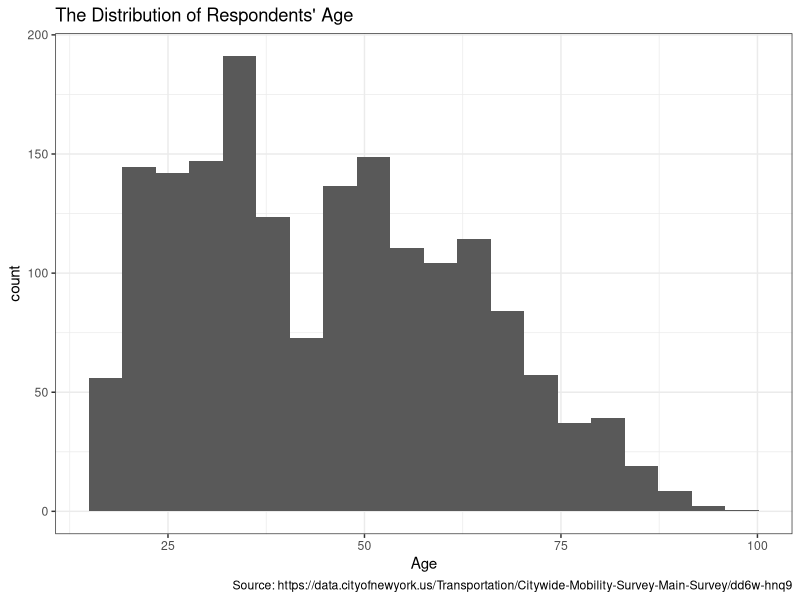
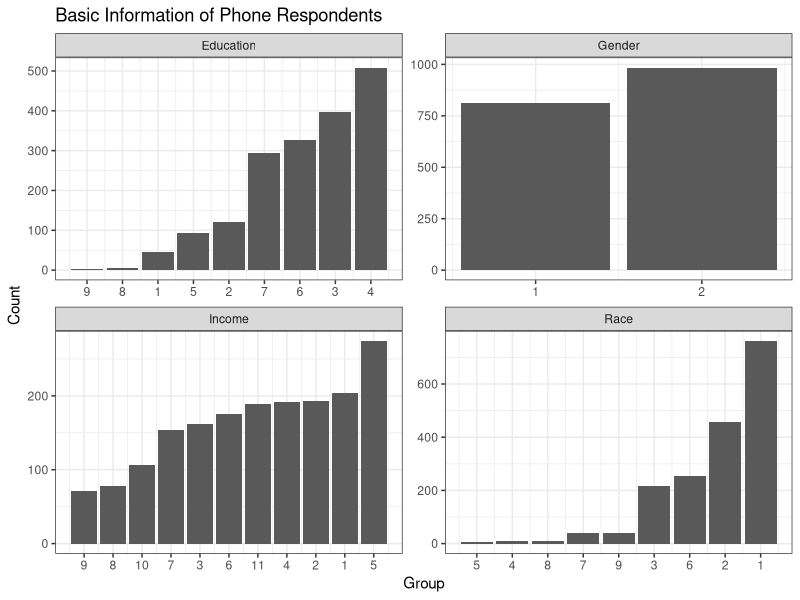
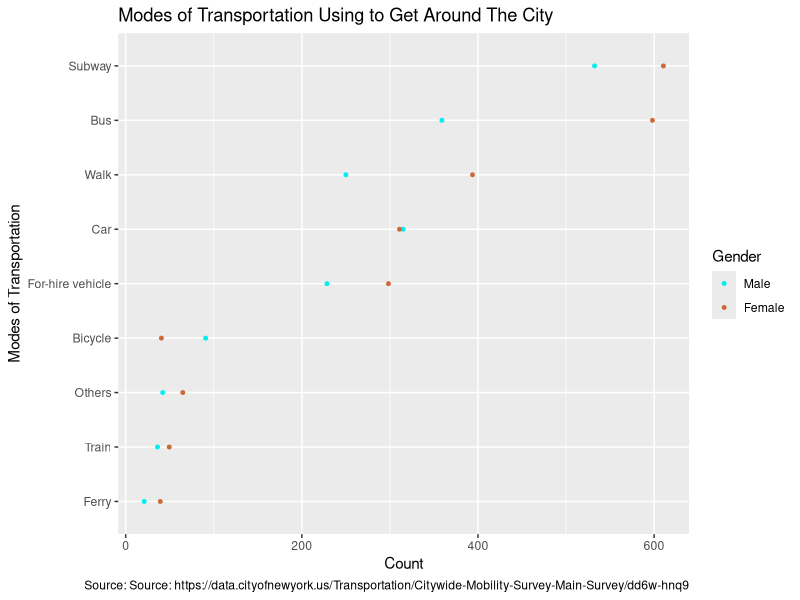

Recreate these plots in R, in order.
## ---- chunk 1
library(tidyverse)

# Import the raw dataset.
raw_data <- read.csv("data/raw_survey_data.csv") %>%
  # Filter out the observations obtained via online survey.
  filter(Job == 1 & qgender %in% c(1, 2))  
raw_data1 <- raw_data[,-c(1:5)]  # Remove the columns we do not need.
cols <- c(3, 5, 9, 10)
raw_data1[c(3, 5, 9, 10)] <- lapply(raw_data1[cols], factor)

# Select columns containing basic information of respondents.
subset1 <- subset(raw_data1, select = c(3, 5, 9, 10, 445))
colnames(subset1) <- c("Gender", "Race", "Education", "Income", "weight")

# Plot the distribution of respondents' age.
raw_data1 %>%
  filter(qage != 999) %>%
  ggplot(aes(qage, weight = allwt)) + 
  geom_histogram(bins = 20) +
  labs(x = "Age", title = "The Distribution of Respondents' Age", 
       caption = "Source: https://data.cityofnewyork.us/Transportation/Citywide-Mobility-Survey-Main-Survey/dd6w-hnq9") +
  theme_bw()

# Tidy data and reorder the factors.
subset1 <- subset1 %>%
  gather(key = "Info", value = "group", -weight)

subset1 <- subset1 %>%
  group_by(Info, group) %>%
  summarise(weighted = sum(weight)) %>%
  ungroup() %>%
  arrange(Info, weighted) %>%
  mutate(order = row_number())

# Visualize other basic information.
ggplot(subset1, aes(order, weighted)) +
  geom_bar(stat = "identity", show.legend = FALSE) +
  facet_wrap(. ~ Info, scales = "free") +
  scale_x_continuous(breaks = subset1$order,
                     labels = subset1$group) +
  ggtitle("Basic Information of Phone Respondents") +
  xlab("Group") +
  ylab("Count") +
  theme_bw(11)
## ---- chunk 2
# Age & Travel habits
df1 <- subset(raw_data1, select = c(1, 3, 4, 18:43, 445))
colnames(df1) <- c("id", "Gender", "Age", "Walk", "Subway", "Local bus", 
                   "Select bus service", "Express bus", "Path train", 
                   "Staten island ferry", "Other ferry", "Commuter rail", 
                   "Paratransit/ Access-a-ride", "Personal car", "Carshare", 
                   "Carpool", "Motorcycle", "Yellow taxi", "Green taxi", 
                   "Ride-hail service", "Shared-ride service", "Car service", 
                   "Community van/ dollar van", "Personal bicycle", "Citi Bike", 
                   "Electric bicycle", "Other", "Don’t know", "Refused", "weight")

df1 <- df1 %>%
  mutate(Walk = Walk * weight,
         Subway = Subway * weight,
         `Local bus` = `Local bus` * weight,
         `Select bus service` = `Select bus service` * weight,
         `Express bus` = `Express bus` * weight,
         `Path train` = `Path train` * weight,
         `Staten island ferry` = `Staten island ferry` * weight,
         `Other ferry` = `Other ferry` * weight,
         `Commuter rail` = `Commuter rail` * weight,
         `Paratransit/ Access-a-ride` = `Paratransit/ Access-a-ride` * weight,
         `Personal car` = `Personal car` * weight,
         Carshare = Carshare * weight,
         Carpool = Carpool * weight,
         Motorcycle = Motorcycle * weight,
         `Yellow taxi` = `Yellow taxi` * weight,
         `Green taxi` = `Green taxi` * weight,
         `Ride-hail service` = `Ride-hail service` * weight,
         `Shared-ride service` = `Shared-ride service` * weight,
         `Car service` = `Car service` * weight,
         `Community van/ dollar van` = `Community van/ dollar van` * weight,
         `Personal bicycle` = `Personal bicycle` * weight,
         `Citi Bike` = `Citi Bike` * weight,
         `Electric bicycle` = `Electric bicycle` * weight,
         Other = Other * weight,
         `Don’t know` = `Don’t know` * weight,
         Refused = Refused * weight)

df1 <- df1[-c(30)] %>%
  gather(key = "Transportation", value = "Value", -c(id, Gender, Age))

df1$Transportation[df1$Transportation == "Local bus"] <- "Bus"
df1$Transportation[df1$Transportation %in% 
                     c("Local bus", "Select bus service", 
                       "Express bus")] <- "Bus"
df1$Transportation[df1$Transportation %in% 
                     c("Path train", "Commuter rail")] <- "Train"
df1$Transportation[df1$Transportation %in% 
                     c("Staten island ferry", 
                       "Other ferry")] <- "Ferry"
df1$Transportation[df1$Transportation %in%
                     c("Paratransit/ Access-a-ride", "Yellow taxi", 
                       "Green taxi", "Ride-hail service", 
                       "Shared-ride service", 
                       "Car service", 
                      "Community van/ dollar van")] <- "For-hire vehicle"
df1$Transportation[df1$Transportation %in% 
                     c("Personal car", "Carshare", 
                       "Carpool", "Motorcycle")] <- "Car"
df1$Transportation[df1$Transportation %in% 
                     c("Personal bicycle", "Citi Bike", 
                       "Electric bicycle")] <- "Bicycle"
df1$Transportation[df1$Transportation %in% 
                     c("Other", "Don’t know", "Refused")] <- "Others"


#df1$Gender[df1$Gender %in% c("1")] <- "Male"

#df1$Gender[df1$Gender == "2"] <- "Female"
df1$age <- cut(df1$Age, breaks = c(0, 14, 24, 54, 64, 100, 999), 
               labels=c("0-14","15-24","25-54", 
                        "55-64", ">65", "Refused"))

df1 <- df1 %>%
  group_by(Gender, Transportation) %>%
  summarise(weighted = sum(Value)) %>%
  ungroup()

ggplot(df1, aes(x = weighted, y = reorder(Transportation, weighted), color = Gender)) +
  geom_point(size = 1) +
  labs(title = "Modes of Transportation Using to Get Around The City",
       caption = "Source: Source: https://data.cityofnewyork.us/Transportation/Citywide-Mobility-Survey-Main-Survey/dd6w-hnq9", 
       x = "Count", y = "Modes of Transportation") + 
  scale_color_manual(labels = c("Male", "Female"), values = c("cyan2", "sienna3"))
